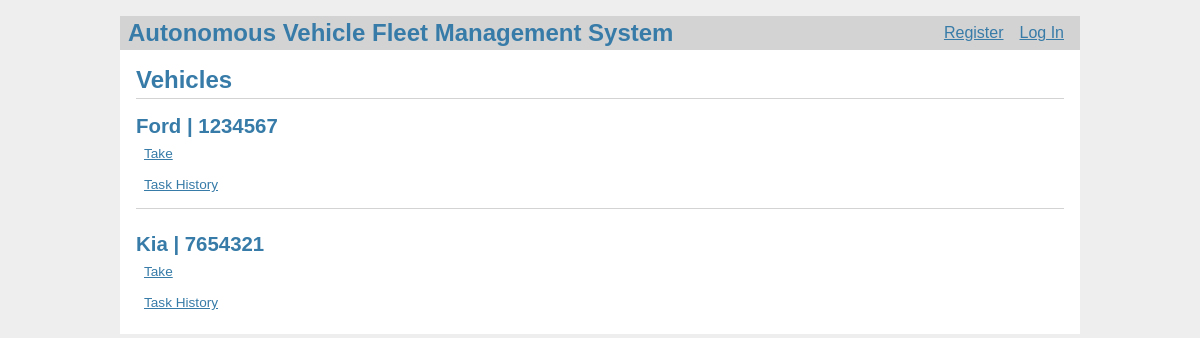
Before: /vehicles/ with the older database file.
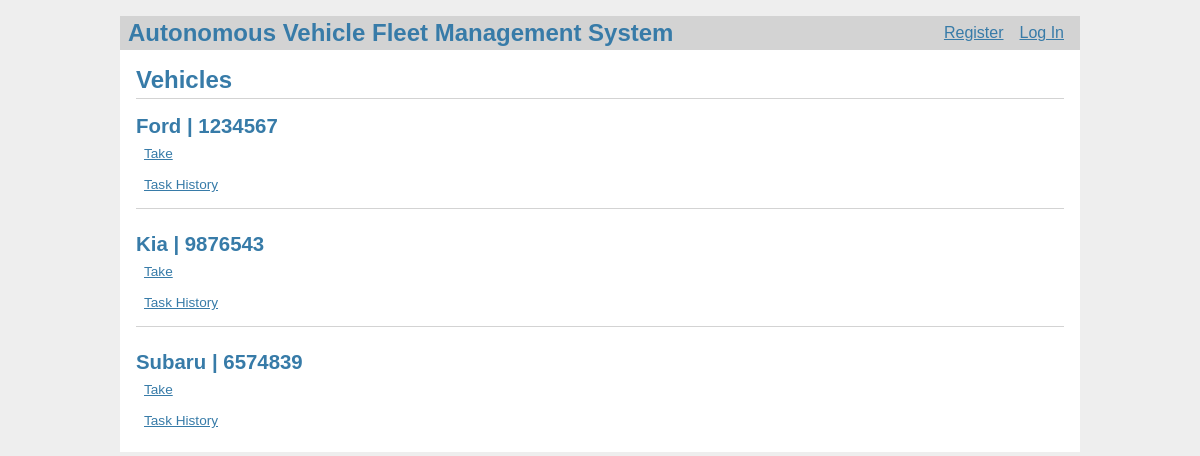
After: the same page with the newer database file.
### models.py (models this page shows, shortened)
class Vehicle(db.Model):
    id = db.Column(db.Integer, primary_key=True)
    manufacturer = db.Column(db.String(80), unique=False, nullable=False)
    license_plate_number = db.Column(
        db.String(80), unique=True, nullable=False)
    user_id = db.Column(db.Integer, nullable=True)
    available = db.Column(db.Boolean, unique=False,
                          nullable=False, default=True)

### vehicles.py (the view)
@bp.route('/')
def index():
    vehicles = Vehicle.query.all()
    users = {
        user.id: user for user in
        User.query.filter(User.id.in_(
            [vehicle.user_id for vehicle in vehicles if vehicle.user_id]
        )).all()
    }
    create_staff_user()
    return render_template('vehicles/index.html', vehicles=vehicles, users=users)

### auth.py (called while the page is built)
@bp.before_app_request
def load_logged_in_user():
    user_id = session.get('user_id')
    if user_id is None:
        g.user = None
    else:
        g.user = User.query.filter_by(id=user_id).first()

### vehicles.py (called while the page is built)
def create_staff_user():
    staff_user = User.query.filter_by(username='staffUser').first()
    if staff_user is None:
        staff_user = User(username='staffUser', password=generate_password_hash(
            'staffpass'), role='STAFF')
        db.session.add(staff_user)
        db.session.commit()

### templates/vehicles/index.html (shortened to what this page needs)
{% extends 'base.html' %}
{% block header %}
<h1>{% block title %}Vehicles{% endblock %}</h1>
{% endblock %}
{% block content %}
{% for v in vehicles %}
<article class="vehicle">
    <header>
        <div>
            <h1>{{ v.manufacturer }} | {{ v.license_plate_number }}</h1>
            {% if v.available == True %}
            <a class="action" href="{{ url_for('vehicles.take_vehicle', vid=v.id) }}">Take</a>
            {% else %}
            {% if v.user_id == g.user.id %}
            <a class="action" href="{{ url_for('vehicles.return_vehicle', vid=v.id) }}">Return</a>
            {% else %}
            <p>Taken by {{ users[v.user_id].username }}.</p>
            {% endif %}
            {% endif %}
            <a class="action" href="{{ url_for('vehicles.task_history', vid=v.id) }}">Task History</a>
        </div>
    </header>
</article>
{% if not loop.last %}
<hr>
{% endif %}
{% endfor %}
{% endblock %}

Changed rows visible on the page:
changed Vehicle "Kia": license_plate_number "7654321" → "9876543"
added Vehicle: manufacturer "Subaru", license_plate_number "6574839"
